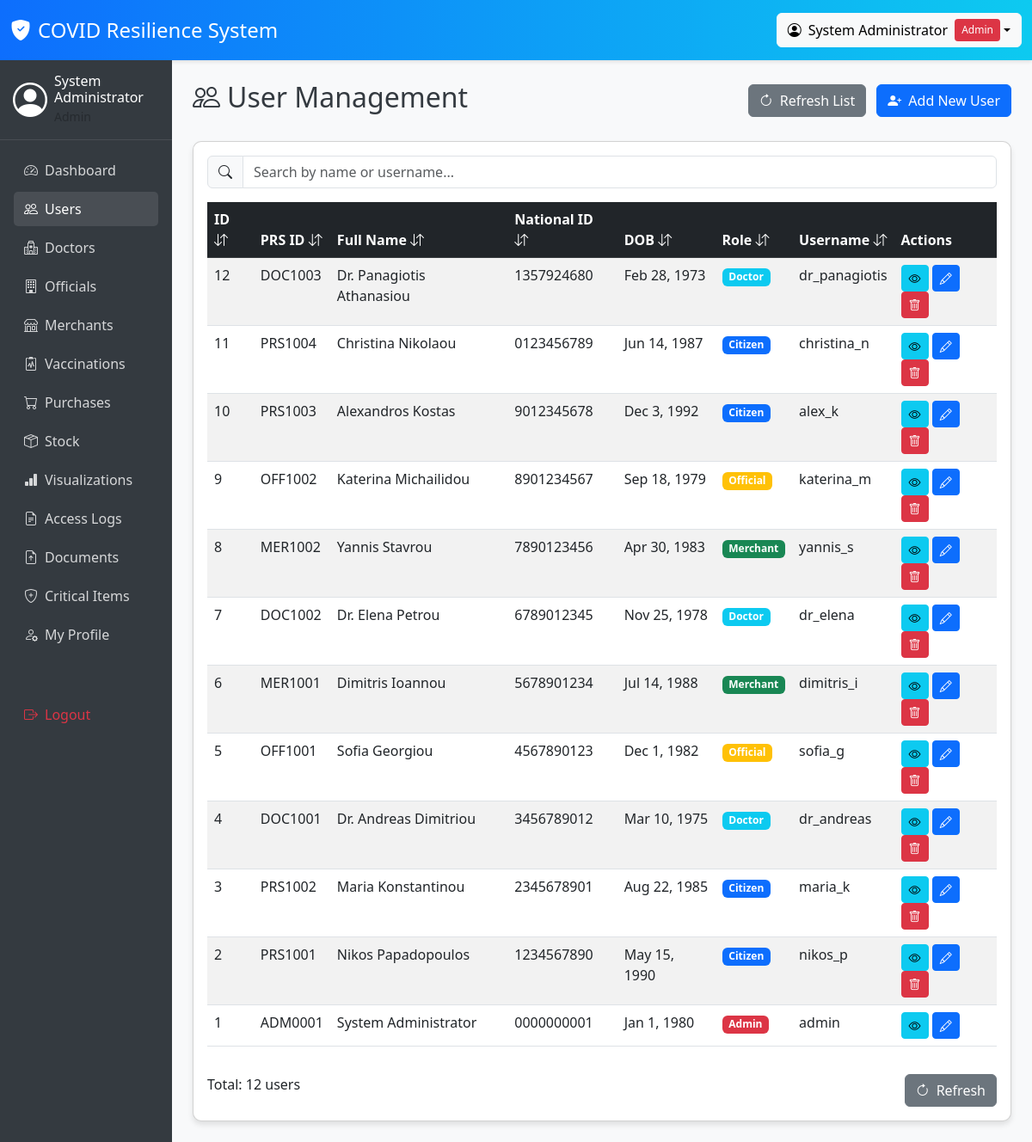
/users.php (signed in), run on the app's committed database.
### tables this page shows
CREATE TABLE users (
    user_id INT AUTO_INCREMENT PRIMARY KEY,
    prs_id VARCHAR(20) UNIQUE NOT NULL,
    full_name VARCHAR(100) NOT NULL,
    national_id VARCHAR(20) UNIQUE NOT NULL,
    dob DATE NOT NULL,
    role ENUM('Admin', 'Official', 'Merchant', 'Citizen', 'Doctor') NOT NULL,
    username VARCHAR(50) UNIQUE NOT NULL,
    password VARCHAR(255) NOT NULL,
    email VARCHAR(100),
    city VARCHAR(50),
    created_at TIMESTAMP DEFAULT CURRENT_TIMESTAMP,
    updated_at TIMESTAMP DEFAULT CURRENT_TIMESTAMP ON UPDATE CURRENT_TIMESTAMP,
    INDEX idx_username (username),
    INDEX idx_prs_id (prs_id),
    INDEX idx_role (role),
    INDEX idx_national_id (national_id)
);

### users.php (the view, shortened to what this page needs)
<?php
$is_admin = ($_SESSION['role'] === 'Admin');
$is_official = ($_SESSION['role'] === 'Official');
$can_manage_users = ($is_admin || $is_official);
$action = isset($_GET['action']) ? $_GET['action'] : 'list';
try {
    $pdo = getDBConnection();
    if ($action === 'list') {
        $users = [];
        if ($can_manage_users) {
            $stmt = $pdo->query("SELECT * FROM users ORDER BY user_id DESC");
            $users = $stmt->fetchAll(PDO::FETCH_ASSOC);
        } else {
            $stmt = $pdo->prepare("SELECT * FROM users WHERE user_id = ?");
            $stmt->execute([$_SESSION['user_id']]);
            $users = $stmt->fetchAll(PDO::FETCH_ASSOC);
        }
    }
} catch (PDOException $e) {
    $error_message = "Error: " . $e->getMessage();
}
?>
<!DOCTYPE html>
<html lang="en">
<head>
    <link rel="stylesheet" href="https://cdn.jsdelivr.net/npm/bootstrap@5.3.0/dist/css/bootstrap.min.css">
    <link rel="stylesheet" href="https://cdn.jsdelivr.net/npm/bootstrap-icons@1.10.0/font/bootstrap-icons.css">
</head>
<body>
    <div class="top-bar">
        <div class="container-fluid">
            <div class="row align-items-center">
                <div class="col">
                    <h4 class="mb-0 d-flex align-items-center">
                        <i class="bi bi-shield-fill-check me-2"></i>
                        COVID Resilience System
                    </h4>
                </div>
                <div class="col-auto">
                    <div class="dropdown">
                        <button class="btn btn-light dropdown-toggle d-flex align-items-center" type="button" id="userDropdown" data-bs-toggle="dropdown" aria-expanded="false">
                            <i class="bi bi-person-circle me-2"></i>
                            <?php echo htmlspecialchars($_SESSION['full_name'] ?? $_SESSION['username']); ?>
                            <span class="role-badge-header role-<?php echo strtolower($_SESSION['role']); ?>"><?php echo $_SESSION['role']; ?></span>
                        </button>
                    </div>
                </div>
            </div>
        </div>
    </div>
    <div class="container-fluid">
        <div class="row">
            <div class="col-md-2 sidebar p-0">
                <div class="user-profile">
                    <div class="d-flex align-items-center">
                        <i class="bi bi-person-circle fs-1 me-2"></i>
                        <div>
                            <h6 class="mb-0"><?php echo htmlspecialchars($_SESSION['full_name'] ?? $_SESSION['username']); ?></h6>
                            <small class="text-muted"><?php echo htmlspecialchars($_SESSION['role']); ?></small>
                        </div>
                    </div>
                </div>
                <ul class="nav flex-column px-3">
                    <li class="nav-item">
                        <a class="nav-link" href="dashboard.php">
                            <i class="bi bi-speedometer2 me-2"></i>Dashboard
                        </a>
                    </li>
                    <li class="nav-item">
                        <a class="nav-link active" href="users.php">
                            <i class="bi bi-people me-2"></i>Users
                        </a>
                    </li>
                    <li class="nav-item">
                        <a class="nav-link" href="doctors.php">
                            <i class="bi bi-hospital me-2"></i>Doctors
                        </a>
                    </li>
                    <li class="nav-item">
                        <a class="nav-link" href="government_officials.php">
                            <i class="bi bi-building me-2"></i>Officials
                        </a>
                    </li>
                    <li class="nav-item">
                        <a class="nav-link" href="merchants.php">
                            <i class="bi bi-shop me-2"></i>Merchants
                        </a>
                    </li>
                    <li class="nav-item">
                        <a class="nav-link" href="vaccination_records.php">
                            <i class="bi bi-clipboard2-pulse me-2"></i>Vaccinations
                        </a>
                    </li>
                    <li class="nav-item">
                        <a class="nav-link" href="purchases.php">
                            <i class="bi bi-cart me-2"></i>Purchases
                        </a>
                    </li>
                    <li class="nav-item">
                        <a class="nav-link" href="stock.php">
                            <i class="bi bi-box-seam me-2"></i>Stock
                        </a>
                    </li>
                    <li class="nav-item">
                        <a class="nav-link" href="visualization_dashboard.php">
                            <i class="bi bi-bar-chart-fill me-2"></i>Visualizations
                        </a>
                    </li>
                    <li class="nav-item">
                        <a class="nav-link" href="access_logs.php">
                            <i class="bi bi-file-earmark-text me-2"></i>Access Logs
                        </a>
                    </li>
                    <li class="nav-item">
                        <a class="nav-link" href="document_upload.php">
                            <i class="bi bi-file-earmark-arrow-up me-2"></i>Documents
                        </a>
                    </li>
                    <li class="nav-item">
                        <a class="nav-link" href="critical_items.php">
                            <i class="bi bi-shield-plus me-2"></i>Critical Items
                        </a>
                    </li>
                    <li class="nav-item">
                        <a class="nav-link" href="profile.php">
                            <i class="bi bi-person-gear me-2"></i>My Profile
                        </a>
                    </li>
                    <li class="nav-item mt-5">
                        <a class="nav-link text-danger" href="logout.php">
                            <i class="bi bi-box-arrow-right me-2"></i>Logout
                        </a>
                    </li>
                </ul>
            </div>
            <div class="col-md-10 p-4">
                <?php if ($action === 'list'): ?>
                <div class="d-flex justify-content-between align-items-center mb-4">
                    <h2><i class="bi bi-people me-2"></i>User Management</h2>
                    <div>
                        <button type="button" class="btn btn-secondary me-2" onclick="window.location.reload();">
                            <i class="bi bi-arrow-clockwise me-2"></i>Refresh List
                        </button>
                        <a href="register.php" class="btn btn-primary">
                            <i class="bi bi-person-plus-fill me-2"></i>Add New User
                        </a>
                    </div>
                </div>
                <div class="card">
                    <div class="card-body">
                        <div class="input-group mb-3">
                            <span class="input-group-text"><i class="bi bi-search"></i></span>
                            <input type="text" id="searchInput" class="form-control" placeholder="Search by name or username..." oninput="filterTable()">
                        </div>
                        <div class="table-responsive">
                            <table id="usersTable" class="table table-striped table-hover">
                                <thead class="table-dark">
                                    <tr>
                                        <th onclick="sortTable(0)">ID <i class="bi bi-arrow-down-up"></i></th>
                                        <th onclick="sortTable(1)">PRS ID <i class="bi bi-arrow-down-up"></i></th>
                                        <th onclick="sortTable(2)">Full Name <i class="bi bi-arrow-down-up"></i></th>
                                        <th onclick="sortTable(3)">National ID <i class="bi bi-arrow-down-up"></i></th>
                                        <th onclick="sortTable(4)">DOB <i class="bi bi-arrow-down-up"></i></th>
                                        <th onclick="sortTable(5)">Role <i class="bi bi-arrow-down-up"></i></th>
                                        <th onclick="sortTable(6)">Username <i class="bi bi-arrow-down-up"></i></th>
                                        <?php if ($can_manage_users): ?>
                                        <th>Actions</th>
                                        <?php endif; ?>
                                    </tr>
                                </thead>
                                <tbody>
                                    <?php if (empty($users)): ?>
                                    <tr><td colspan="<?php echo $can_manage_users ? '8' : '7'; ?>" class="text-center">No users found</td></tr>
                                    <?php else: ?>
                                    <?php foreach ($users as $user): ?>
                                    <tr>
                                        <td><?php echo htmlspecialchars($user['user_id']); ?></td>
                                        <td><?php echo htmlspecialchars($user['prs_id']); ?></td>
                                        <td><?php echo htmlspecialchars($user['full_name']); ?></td>
                                        <td><?php echo htmlspecialchars($user['national_id']); ?></td>
                                        <td><?php echo date('M j, Y', strtotime($user['dob'])); ?></td>
                                        <td>
                                            <?php
                                            $roleBadgeClass = 'bg-secondary';
                                            if ($user['role'] === 'Admin') $roleBadgeClass = 'bg-danger';
                                            if ($user['role'] === 'Official') $roleBadgeClass = 'bg-warning';
                                            if ($user['role'] === 'Doctor') $roleBadgeClass = 'bg-info';
                                            if ($user['role'] === 'Merchant') $roleBadgeClass = 'bg-success';
                                            if ($user['role'] === 'Citizen') $roleBadgeClass = 'bg-primary';
                                            ?>
                                            <span class="badge <?php echo $roleBadgeClass; ?>"><?php echo htmlspecialchars($user['role']); ?></span>
                                        </td>
                                        <td><?php echo htmlspecialchars($user['username']); ?></td>
                                        <?php if ($can_manage_users): ?>
                                        <td>
                                            <button class="btn btn-sm btn-info" onclick="viewUser(<?php echo $user['user_id']; ?>)">
                                                <i class="bi bi-eye"></i>
                                            </button>
                                            <button class="btn btn-sm btn-primary" onclick="editUser(<?php echo $user['user_id']; ?>)">
                                                <i class="bi bi-pencil"></i>
                                            </button>
                                            <?php if ($user['user_id'] != $_SESSION['user_id']): ?>
                                            <button class="btn btn-sm btn-danger" onclick="confirmDelete(<?php echo $user['user_id']; ?>, '<?php echo htmlspecialchars($user['full_name']); ?>')">
                                                <i class="bi bi-trash"></i>
                                            </button>
                                            <?php endif; ?>
                                        </td>
                                        <?php endif; ?>
                                    </tr>
                                    <?php endforeach; ?>
                                    <?php endif; ?>
                                </tbody>
                            </table>
                        </div>
                        <div class="d-flex justify-content-between mt-3">
                            <div>
                                Total: <span id="totalUsers"><?php echo count($users); ?></span> user<?php echo count($users) != 1 ? 's' : ''; ?>
                            </div>
                            <div>
                                <button type="button" class="btn btn-secondary" onclick="window.location.reload();">
                                    <i class="bi bi-arrow-clockwise me-2"></i>Refresh
                                </button>
                            </div>
                        </div>
                    </div>
                </div>
                <?php endif; ?>
            </div>
        </div>
    </div>
</body>
</html>

### users.php (style rules this page uses)
body { background-color: #f8f9fa; font-family: 'Segoe UI', -apple-system, BlinkMacSystemFont, sans-serif; color: #343a40; }
.top-bar { background: linear-gradient(90deg, #0d6efd, #0dcaf0); color: white; padding: 15px 0; box-shadow: 0 2px 4px rgba(0, 0, 0, 0.1); }
.card { border-radius: 10px; box-shadow: 0 4px 6px rgba(0, 0, 0, 0.1); }
.sidebar { background-color: #343a40; color: white; min-height: calc(100vh - 60px); }
.sidebar .nav-link { color: rgba(255, 255, 255, 0.8); border-radius: 5px; margin-bottom: 5px; padding: 8px 12px; }
.sidebar .nav-link:hover, .sidebar .nav-link.active { background-color: rgba(255, 255, 255, 0.1); color: white; }
.user-profile { padding: 15px; border-bottom: 1px solid rgba(255, 255, 255, 0.1); margin-bottom: 15px; }
.role-badge-header { font-size: 0.75rem; padding: 0.25rem 0.5rem; border-radius: 0.25rem; display: inline-block; margin-left: 0.5rem; }
.role-admin { background: #dc3545; color: white; }

### data on the page
users: user_id "12", prs "DOC1003", full_name "Dr. Panagiotis Athanasiou", national "1357924680", dob "Feb 28, 1973", role "Doctor", username "dr_panagiotis"
users: user_id "11", prs "PRS1004", full_name "Christina Nikolaou", national "0123456789", dob "Jun 14, 1987", role "Citizen", username "christina_n"
users: user_id "10", prs "PRS1003", full_name "Alexandros Kostas", national "9012345678", dob "Dec 3, 1992", role "Citizen", username "alex_k"
users: user_id "9", prs "OFF1002", full_name "Katerina Michailidou", national "8901234567", dob "Sep 18, 1979", role "Official", username "katerina_m"
users: user_id "8", prs "MER1002", full_name "Yannis Stavrou", national "7890123456", dob "Apr 30, 1983", role "Merchant", username "yannis_s"
users: user_id "7", prs "DOC1002", full_name "Dr. Elena Petrou", national "6789012345", dob "Nov 25, 1978", role "Doctor", username "dr_elena"
users: user_id "6", prs "MER1001", full_name "Dimitris Ioannou", national "5678901234", dob "Jul 14, 1988", role "Merchant", username "dimitris_i"
users: user_id "5", prs "OFF1001", full_name "Sofia Georgiou", national "4567890123", dob "Dec 1, 1982", role "Official", username "sofia_g"
users: user_id "4", prs "DOC1001", full_name "Dr. Andreas Dimitriou", national "3456789012", dob "Mar 10, 1975", role "Doctor", username "dr_andreas"
users: user_id "3", prs "PRS1002", full_name "Maria Konstantinou", national "2345678901", dob "Aug 22, 1985", role "Citizen", username "maria_k"
users: user_id "2", prs "PRS1001", full_name "Nikos Papadopoulos", national "1234567890", dob "May 15, 1990", role "Citizen", username "nikos_p"
users: user_id "1", prs "ADM0001", full_name "System Administrator", national "0000000001", dob "Jan 1, 1980", role "Admin", username "admin"

### other printed values
$_SESSION['full_name'] "System Administrator"
$_SESSION['role'] "Admin"
count($users) "12"
